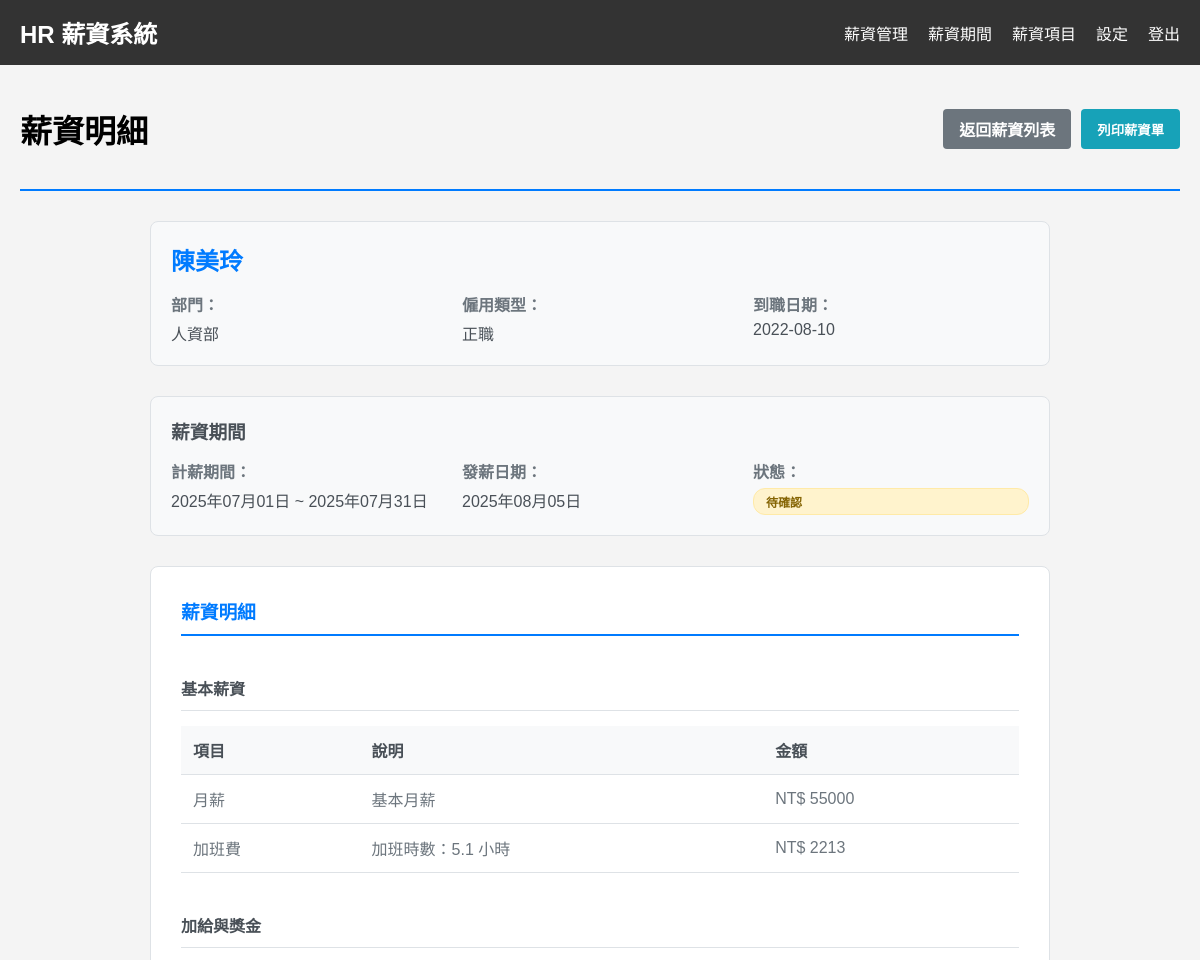
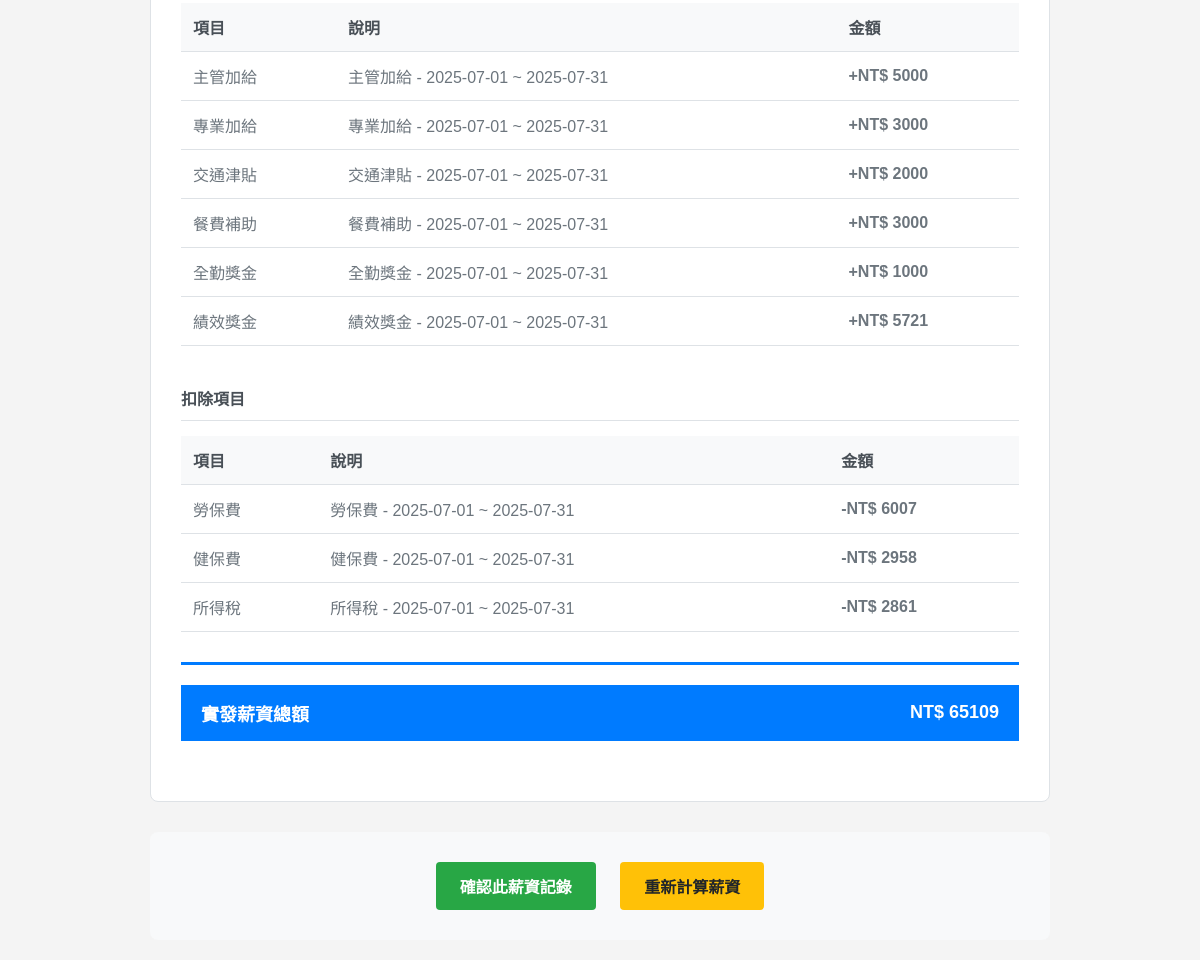
The app's page /salary/3/ (signed in) with its own data (2 pictures, top to bottom).
### employee/models.py (models this page shows, shortened)
class Salary(models.Model):
    employee = models.ForeignKey(
        Employee,
        on_delete=models.CASCADE,
        verbose_name='員工'
    )
    period = models.ForeignKey(
        PayrollPeriod,
        on_delete=models.CASCADE,
        verbose_name='薪資期間'
    )
    base_amount = models.DecimalField(
        max_digits=10,
        decimal_places=2,
        verbose_name='基本薪資/時薪總額'
    )
    overtime_hours = models.DecimalField(
        max_digits=5,
        decimal_places=1,
        default=0,
        verbose_name='加班時數'
    )
    overtime_amount = models.DecimalField(
        max_digits=10,
        decimal_places=2,
        default=0,
        verbose_name='加班費'
    )
    working_hours = models.DecimalField(
        max_digits=5,
        decimal_places=1,
        default=0,
        verbose_name='工作時數',
        help_text='兼職人員使用'
    )
    is_confirmed = models.BooleanField(default=False, verbose_name='已確認')
    @property
    def total_salary(self):
        salary_items = self.salarydetail_set.all()
        total = self.base_amount + self.overtime_amount
        for item in salary_items:
            if item.item.item_type in ['ALLOWANCE', 'BONUS']:
                total += item.amount
            else:
                total -= item.amount
        return total
    class Meta:
        verbose_name = '薪資紀錄'
        verbose_name_plural = '薪資紀錄'
        unique_together = ['employee', 'period']

class Employee(models.Model):
    EMPLOYMENT_TYPE_CHOICES = [
        ('FT', '正職'),
        ('PT', '兼職'),
    ]
    employee_id = models.CharField(max_length=50, unique=True, verbose_name='員工編號', null=True, blank=True)
    name = models.CharField(max_length=100, verbose_name='姓名')
    email = models.EmailField(verbose_name='電子郵件', null=True, blank=True) # 修改為可選
    phone = models.CharField(max_length=20, verbose_name='電話', null=True, blank=True) # 修改為可選
    department = models.ForeignKey(Department, on_delete=models.CASCADE, verbose_name='部門', null=True, blank=True) # 修改為可選
    hire_date = models.DateField(verbose_name='到職日期', null=True, blank=True) # 修改為可選
    employment_type = models.CharField(
        max_length=2,
        choices=EMPLOYMENT_TYPE_CHOICES,
        default='FT',
        verbose_name='僱用類型'
    )
    hourly_rate = models.DecimalField(
        max_digits=10,
        decimal_places=2,
        null=True,
        blank=True,
        verbose_name='時薪',
        help_text='僅適用於兼職員工'
    )
    base_salary = models.DecimalField(
        max_digits=10,
        decimal_places=2,
        null=True,
        blank=True,
        verbose_name='基本薪資',
        help_text='僅適用於正職員工'
    )
    active = models.BooleanField(default=True, verbose_name='在職狀態')
    class Meta:
        verbose_name = '員工'
        verbose_name_plural = '員工'

class Department(models.Model):
    name = models.CharField(max_length=100)
    class Meta:
        verbose_name = '部門'
        verbose_name_plural = '部門'

class PayrollPeriod(models.Model):
    start_date = models.DateField(verbose_name='起始日期')
    end_date = models.DateField(verbose_name='結束日期')
    pay_date = models.DateField(verbose_name='發薪日')
    is_processed = models.BooleanField(default=False, verbose_name='已處理')
    processed_date = models.DateTimeField(null=True, blank=True, verbose_name='處理日期')
    class Meta:
        verbose_name = '薪資期間'
        verbose_name_plural = '薪資期間'

class SalaryDetail(models.Model):
    salary = models.ForeignKey(
        Salary,
        on_delete=models.CASCADE,
        verbose_name='薪資紀錄'
    )
    item = models.ForeignKey(
        'SalaryItem',
        on_delete=models.PROTECT,
        verbose_name='薪資項目'
    )
    amount = models.DecimalField(
        max_digits=10,
        decimal_places=2,
        verbose_name='金額'
    )
    description = models.CharField(
        max_length=255,
        blank=True,
        verbose_name='說明'
    )
    class Meta:
        verbose_name = '薪資明細'
        verbose_name_plural = '薪資明細'

class SalaryItem(models.Model):
    ITEM_TYPE_CHOICES = [
        ('ALLOWANCE', '加給'),
        ('DEDUCTION', '扣除'),
        ('BONUS', '獎金'),
    ]
    name = models.CharField(max_length=100, verbose_name='項目名稱')
    item_type = models.CharField(
        max_length=10,
        choices=ITEM_TYPE_CHOICES,
        verbose_name='項目類型'
    )
    amount = models.DecimalField(
        max_digits=10,
        decimal_places=2,
        null=True,
        blank=True,
        verbose_name='固定金額'
    )
    percentage = models.DecimalField(
        max_digits=5,
        decimal_places=2,
        null=True,
        blank=True,
        verbose_name='百分比',
        help_text='如果是百分比計算，請填入百分比數值'
    )
    is_fixed = models.BooleanField(default=True, verbose_name='固定項目')
    apply_to_parttime = models.BooleanField(
        default=False,
        verbose_name='適用兼職',
        help_text='此項目是否適用於兼職人員'
    )
    description = models.TextField(blank=True, verbose_name='說明')
    class Meta:
        verbose_name = '薪資項目'
        verbose_name_plural = '薪資項目'

### employee/salary_views.py (the view)
# urls.py: path('salary/<int:pk>/', salary_views.SalaryDetailView.as_view(), name='salary_detail'),
class SalaryDetailView(LoginRequiredMixin, UserPassesTestMixin, DetailView):
    model = Salary
    template_name = 'employee/salary_detail.html'
    context_object_name = 'salary'
    def test_func(self):
        return self.request.user.is_staff
    def get_context_data(self, **kwargs):
        context = super().get_context_data(**kwargs)
        salary = self.get_object()
        context['salary_details'] = salary.salarydetail_set.select_related('item').all()
        return context

### employee/context_processors.py (called while the page is built)
def employee_context(request):
    employee_id = request.session.get('employee_id')
    employee = None
    if employee_id:
        try:
            employee = Employee.objects.get(pk=employee_id)
        except Employee.DoesNotExist:
            pass
    return {'current_employee': employee}

### employee/templates/employee/salary_detail.html (shortened to what this page needs)
{% extends "employee/base.html" %}
{% block content %}
<div class="container">
    <div class="page-header">
        <h1>薪資明細</h1>
        <div class="header-actions">
            <a href="{% url 'salary_list' %}" class="btn btn-secondary">返回薪資列表</a>
            <button id="printBtn" class="btn btn-info">列印薪資單</button>
        </div>
    </div>
    <div class="salary-detail-container">
        <div class="employee-summary">
            <div class="employee-card">
                <h2>{{ salary.employee.name }}</h2>
                <div class="employee-info">
                    <div class="info-item">
                        <label>部門：</label>
                        <span>{{ salary.employee.department.name }}</span>
                    </div>
                    <div class="info-item">
                        <label>僱用類型：</label>
                        <span>{{ salary.employee.get_employment_type_display }}</span>
                    </div>
                    <div class="info-item">
                        <label>到職日期：</label>
                        <span>{{ salary.employee.hire_date|date:"Y-m-d" }}</span>
                    </div>
                </div>
            </div>
        </div>
        <div class="period-summary">
            <div class="period-card">
                <h3>薪資期間</h3>
                <div class="period-info">
                    <div class="info-item">
                        <label>計薪期間：</label>
                        <span>{{ salary.period.start_date|date:"Y年m月d日" }} ~ {{ salary.period.end_date|date:"Y年m月d日" }}</span>
                    </div>
                    <div class="info-item">
                        <label>發薪日期：</label>
                        <span>{{ salary.period.pay_date|date:"Y年m月d日" }}</span>
                    </div>
                    <div class="info-item">
                        <label>狀態：</label>
                        <span class="status-badge {% if salary.is_confirmed %}confirmed{% else %}pending{% endif %}">
                            {% if salary.is_confirmed %}已確認{% else %}待確認{% endif %}
                        </span>
                    </div>
                </div>
            </div>
        </div>
        <div class="salary-breakdown">
            <h3>薪資明細</h3>
            <div class="salary-section">
                <h4>基本薪資</h4>
                <table class="detail-table">
                    <thead>
                        <tr>
                            <th>項目</th>
                            <th>說明</th>
                            <th class="text-right">金額</th>
                        </tr>
                    </thead>
                    <tbody>
                        <tr>
                            <td>{% if salary.employee.employment_type == 'FT' %}月薪{% else %}時薪總額{% endif %}</td>
                            <td>
                                {% if salary.employee.employment_type == 'FT' %}
                                    基本月薪
                                {% else %}
                                    工作時數：{{ salary.working_hours|floatformat:1 }} 小時
                                {% endif %}
                            </td>
                            <td class="text-right">NT$ {{ salary.base_amount|floatformat:0 }}</td>
                        </tr>
                        {% if salary.overtime_hours > 0 %}
                        <tr>
                            <td>加班費</td>
                            <td>加班時數：{{ salary.overtime_hours|floatformat:1 }} 小時</td>
                            <td class="text-right">NT$ {{ salary.overtime_amount|floatformat:0 }}</td>
                        </tr>
                        {% endif %}
                    </tbody>
                </table>
            </div>
            {% with allowances=salary_details|default_if_none:"" %}
            {% if allowances %}
                <div class="salary-section">
                    <h4>加給與獎金</h4>
                    <table class="detail-table">
                        <thead>
                            <tr>
                                <th>項目</th>
                                <th>說明</th>
                                <th class="text-right">金額</th>
                            </tr>
                        </thead>
                        <tbody>
                            {% for detail in salary_details %}
                                {% if detail.item.item_type == 'ALLOWANCE' or detail.item.item_type == 'BONUS' %}
                                <tr>
                                    <td>{{ detail.item.name }}</td>
                                    <td>{{ detail.description|default:detail.item.description }}</td>
                                    <td class="text-right amount-positive">+NT$ {{ detail.amount|floatformat:0 }}</td>
                                </tr>
                                {% endif %}
                            {% endfor %}
                        </tbody>
                    </table>
                </div>
            {% endif %}
            {% endwith %}
            {% with deductions=salary_details|default_if_none:"" %}
            {% if deductions %}
                <div class="salary-section">
                    <h4>扣除項目</h4>
                    <table class="detail-table">
                        <thead>
                            <tr>
                                <th>項目</th>
                                <th>說明</th>
                                <th class="text-right">金額</th>
                            </tr>
                        </thead>
                        <tbody>
                            {% for detail in salary_details %}
                                {% if detail.item.item_type == 'DEDUCTION' %}
                                <tr>
                                    <td>{{ detail.item.name }}</td>
                                    <td>{{ detail.description|default:detail.item.description }}</td>
                                    <td class="text-right amount-negative">-NT$ {{ detail.amount|floatformat:0 }}</td>
                                </tr>
                                {% endif %}
                            {% endfor %}
                        </tbody>
                    </table>
                </div>
            {% endif %}
            {% endwith %}
            <div class="salary-section total-section">
                <table class="total-table">
                    <tr class="total-row">
                        <td class="total-label"><strong>實發薪資總額</strong></td>
                        <td class="total-amount"><strong>NT$ {{ salary.total_salary|floatformat:0 }}</strong></td>
                    </tr>
                </table>
            </div>
        </div>
        {% if not salary.is_confirmed %}
        <div class="action-section">
            <button id="confirmSalaryBtn" class="btn btn-success" data-salary-id="{{ salary.id }}">
                確認此薪資記錄
            </button>
            <button id="recalculateBtn" class="btn btn-warning" data-salary-id="{{ salary.id }}">
                重新計算薪資
            </button>
        </div>
        {% endif %}
    </div>
</div>
{% endblock %}

### employee/templates/employee/base.html (style rules this page uses)
body { font-family: Arial, sans-serif; margin: 0; padding: 0; background-color: #f4f4f4; }
.container { padding: 20px; }

### employee/templates/employee/salary_detail.html (style rules this page uses)
.page-header { display: flex; justify-content: space-between; align-items: center; margin-bottom: 30px; padding-bottom: 15px; border-bottom: 2px solid #007bff; }
.header-actions { display: flex; gap: 10px; }
.salary-detail-container { max-width: 900px; margin: 0 auto; }
.employee-summary, .period-summary { margin-bottom: 30px; }
.employee-card, .period-card { background: #f8f9fa; border: 1px solid #dee2e6; border-radius: 8px; padding: 20px; }
.employee-card h2 { margin: 0 0 15px 0; color: #007bff; }
.period-card h3 { margin: 0 0 15px 0; color: #495057; }
.employee-info, .period-info { display: grid; grid-template-columns: repeat(auto-fit, minmax(200px, 1fr)); gap: 15px; }
.info-item { display: flex; flex-direction: column; }
.info-item label { font-weight: bold; color: #6c757d; margin-bottom: 5px; }
.info-item span { color: #495057; }
.status-badge { padding: 4px 12px; border-radius: 12px; font-size: 12px; font-weight: bold; text-transform: uppercase; }
.status-badge.pending { background-color: #fff3cd; color: #856404; border: 1px solid #ffeaa7; }
.salary-breakdown { background: white; border: 1px solid #dee2e6; border-radius: 8px; padding: 30px; margin-bottom: 30px; }
.salary-breakdown h3 { margin: 0 0 30px 0; color: #007bff; border-bottom: 2px solid #007bff; padding-bottom: 10px; }
.salary-section { margin-bottom: 30px; }
.salary-section h4 { margin: 0 0 15px 0; color: #495057; padding: 10px 0; border-bottom: 1px solid #dee2e6; }
.detail-table { width: 100%; border-collapse: collapse; margin-bottom: 20px; }
.detail-table th, .detail-table td { padding: 12px; text-align: left; border-bottom: 1px solid #dee2e6; }
.detail-table th { background-color: #f8f9fa; font-weight: bold; color: #495057; }
.detail-table td { color: #6c757d; }
.text-right { text-align: right; }
.amount-positive { color: #28a745; font-weight: bold; }
.amount-negative { color: #dc3545; font-weight: bold; }
.total-section { border-top: 3px solid #007bff; padding-top: 20px; margin-top: 30px; }
.total-table { width: 100%; border-collapse: collapse; }
.total-row { background-color: #007bff; color: white; }
.total-label, .total-amount { padding: 15px 20px; font-size: 18px; }
.total-amount { text-align: right; }
.action-section { text-align: center; padding: 30px; background: #f8f9fa; border-radius: 8px; margin-top: 30px; }
.action-section .btn { margin: 0 10px; padding: 12px 24px; font-size: 16px; }
.btn { padding: 8px 16px; border: none; border-radius: 4px; cursor: pointer; text-decoration: none; display: inline-block; text-align: center; font-weight: bold; transition: all 0.3s ease; }
.btn-secondary { background-color: #6c757d; color: white; }
.btn-info { background-color: #17a2b8; color: white; }
.btn-success { background-color: #28a745; color: white; }
.btn-warning { background-color: #ffc107; color: #212529; }

### records on screen
Salary: employee.name "陳美玲", employee.department.name "人資部", employee.employment_type "正職", employee.hire_date "2022-08-10", period.start_date "2025年07月01日", period.end_date "2025年07月31日", period.pay_date "2025年08月05日", base_amount "55000", overtime_hours "5.1", overtime_amount "2213", total_salary "65109"
SalaryDetail: item.name "主管加給", description "主管加給 - 2025-07-01 ~ 2025-07-31", amount "5000"
SalaryDetail: item.name "專業加給", description "專業加給 - 2025-07-01 ~ 2025-07-31", amount "3000"
SalaryDetail: item.name "交通津貼", description "交通津貼 - 2025-07-01 ~ 2025-07-31", amount "2000"
SalaryDetail: item.name "餐費補助", description "餐費補助 - 2025-07-01 ~ 2025-07-31", amount "3000"
SalaryDetail: item.name "全勤獎金", description "全勤獎金 - 2025-07-01 ~ 2025-07-31", amount "1000"
SalaryDetail: item.name "績效獎金", description "績效獎金 - 2025-07-01 ~ 2025-07-31", amount "5721"
SalaryDetail: item.name "勞保費", description "勞保費 - 2025-07-01 ~ 2025-07-31", amount "6007"
SalaryDetail: item.name "健保費", description "健保費 - 2025-07-01 ~ 2025-07-31", amount "2958"
SalaryDetail: item.name "所得稅", description "所得稅 - 2025-07-01 ~ 2025-07-31", amount "2861"
